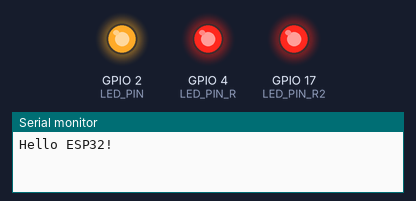
A sketch run on a simulated ESP32. Shown: output pins drawn as LEDs (lit = HIGH), the last lines printed to the serial monitor.

Above: at 0.5 s.
At 3.5 s:
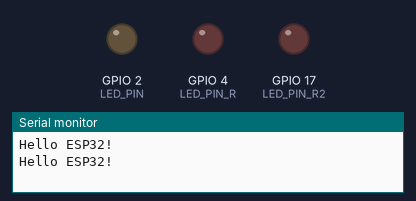
Timing chart, 0 to 4.6 s (numbered marks = the images above):
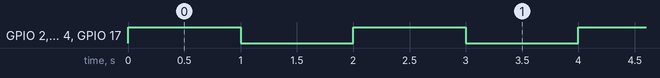

Measured:
- by itself, GPIO 2 (LED_PIN), GPIO 4 (LED_PIN_R), GPIO 17 (LED_PIN_R2): alternates HIGH for 1.0 s and LOW for 1.0 s

The sketch:

lab01.ino
```cpp
// 定义板载LED引脚，避免使用"魔法数字"
#define LED_PIN 2
#define LED_PIN_R 4
#define LED_PIN_R2 17
void setup() {
  // 初始化串口通信
  Serial.begin(115200);
  // 初始化板载LED引脚为输出模式
  pinMode(LED_PIN, OUTPUT);
  pinMode(LED_PIN_R, OUTPUT);
  pinMode(LED_PIN_R2, OUTPUT);
}

void loop() {
  Serial.println("Hello ESP32!");
  digitalWrite(LED_PIN, HIGH);   // 点亮LED
  digitalWrite(LED_PIN_R, HIGH);   // 点亮LED
  digitalWrite(LED_PIN_R2, HIGH);   // 点亮LED
  delay(1000);                   // 等待1秒
  digitalWrite(LED_PIN, LOW);    // 熄灭LED
  digitalWrite(LED_PIN_R, LOW);    // 熄灭LED
  digitalWrite(LED_PIN_R2, LOW);    // 熄灭LED
  delay(1000);              // 等待1秒
}
```
